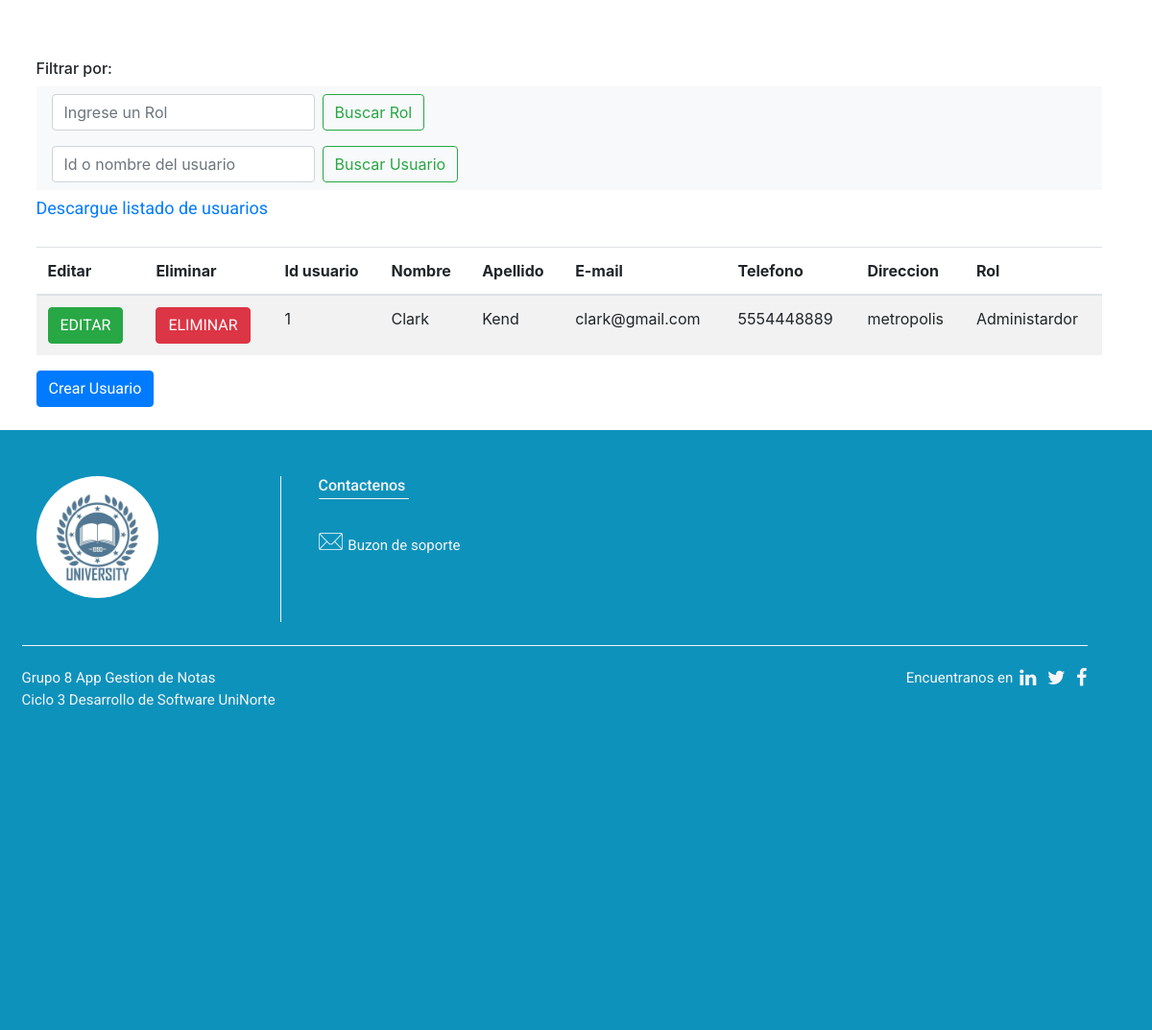
Page /administrador/gestionar-usuarios (lower part) on the earlier database version.
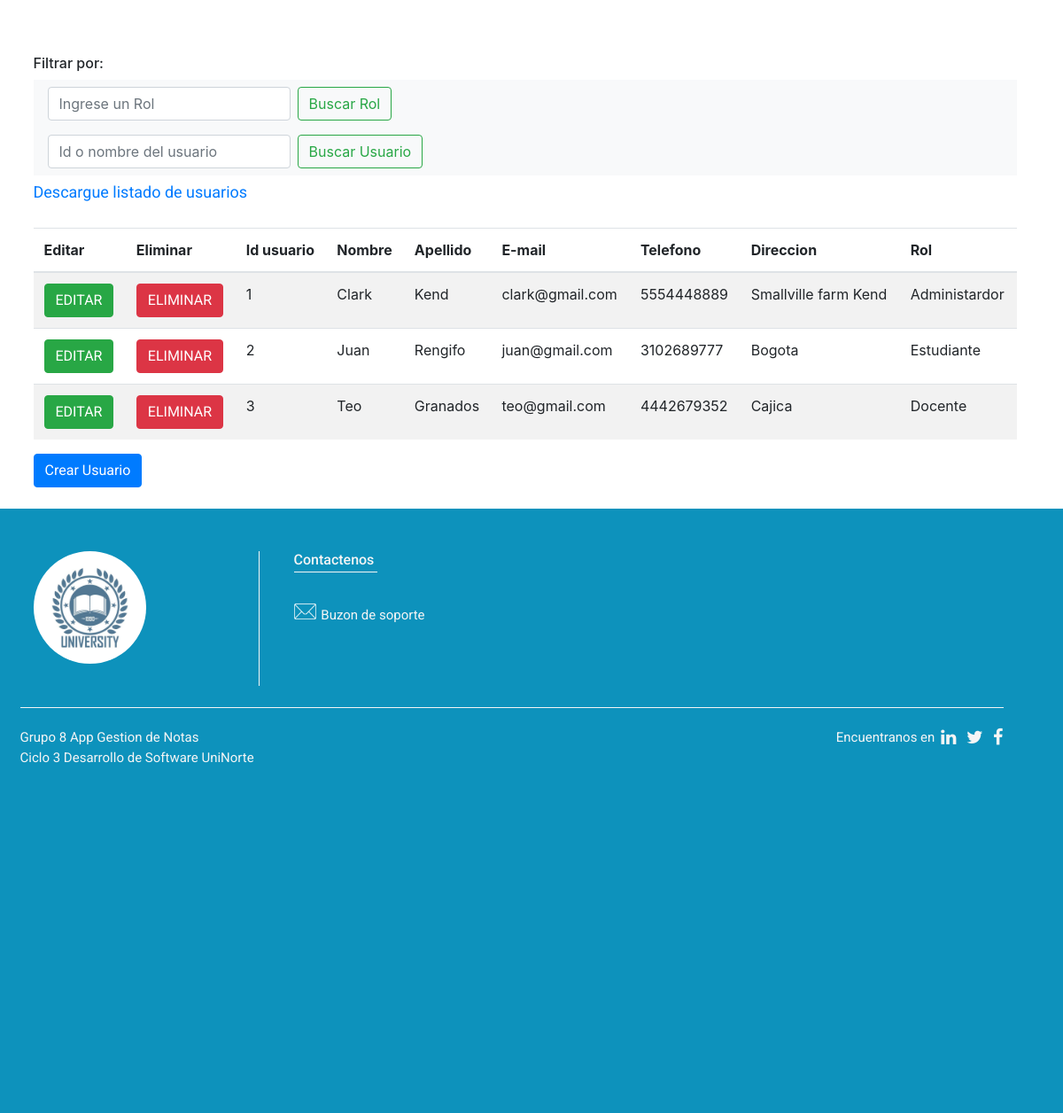
Same page on the later database version.
### tables this page shows
CREATE TABLE Usuarios (idUsuario INTEGER PRIMARY KEY AUTOINCREMENT NOT NULL, nombreUsuario VARCHAR (50) NOT NULL, apellidoUsuario VARCHAR (50) NOT NULL, correoUsuario VARCHAR (60) NOT NULL, telefonoUsuario INTEGER (10) NOT NULL, direccionUsuario VARCHAR (100) NOT NULL, password VARCHAR (100) NOT NULL, rol_id INTEGER REFERENCES Rol (idRol) NOT NULL);

### app.py (the view)
@app.route('/administrador/gestionar-usuarios')
def adminUsuario():
    listaUsuarios = Usuarios.get_all()
    if listaUsuarios:
        return render_template('administrador/admin_usuarios.html', listaUsuarios=listaUsuarios)
    return render_template('administrador/admin_usuarios.html')

### modelos/base_models.py (called while the page is built)
def conectarDb():
    try:
        conexion = sqlite3.connect('./db/appNotas.db')
        return conexion
    except Error as e:
        print("Fallo la coneccion a la base de datos Error:\n" + e)
    return None

def selectDb(_sql, args):
    try:
        conexion = conectarDb()
        if conexion:
            conexion.row_factory = dict_factory
            cursorObjeto = conexion.cursor()
            if args:
                cursorObjeto.execute(_sql, args)
            else:
                cursorObjeto.execute(_sql)
            filas = cursorObjeto.fetchall()
            cursorObjeto.close()
            conexion.close()
            return filas
        else:
            print("No se pudo conectar a la base de datos")
            return None
    except Error as e:
        print("Fallo al ejecutar el Select en la base de datos:\n" + e)
        return None

def dict_factory(cursor, row):
    d = {}
    for idx, col in enumerate(cursor.description):
        d[col[0]] = row[idx]
    return d

### modelos/classModels.py (called while the page is built)
    @staticmethod
    def get_all():
        return bm.selectDb("SELECT * FROM Usuarios", None)

### templates/administrador/admin_usuarios.html (shortened to what this page needs)
{% extends 'base.html' %}
{% block extras %}
    <link data-require="sweet-alert@*" data-semver="0.4.2" rel="stylesheet" href="https://cdnjs.cloudflare.com/ajax/libs/sweetalert/1.1.3/sweetalert.min.css" />
    <link rel="stylesheet" href="https://cdn.jsdelivr.net/npm/bootstrap@4.6.0/dist/css/bootstrap.min.css">
    <link rel="stylesheet" href="{{ url_for('static', filename='css/tablas.css') }}">
{% endblock %}
{% block menu %}
    {% include 'administrador/menu_admin.html' %}
{% endblock %}
{% block contenido %}
    {% include 'administrador/tablas/tbl_usuarios.html' %}
{% endblock %}

### templates/base.html (shortened to what this page needs)
<!DOCTYPE html>
<html lang="es">
<head>
    <link rel="stylesheet" href="{{ url_for('static', filename='css/base.css') }}">
    <link rel="stylesheet" href="https://maxcdn.bootstrapcdn.com/bootstrap/4.1.3/css/bootstrap.min.css">
    <link rel="stylesheet" href="https://cdnjs.cloudflare.com/ajax/libs/font-awesome/4.7.0/css/font-awesome.min.css">
      {% block extras %}
      {% endblock %}
</head>
<body>
    {% block menu %}
    {% endblock %}
            {% block contenido %}
            {% endblock %}
      </div>
   </div>
      {% include 'footer.html' %}
</body>
</html>

### templates/administrador/menu_admin.html (shortened to what this page needs)
   <div class="container-fluid">
    <div class="row">

### templates/administrador/tablas/tbl_usuarios.html (shortened to what this page needs)
<div class="container" id="tabla-standart">
    <h6>Filtrar por:</h6>
    <nav class="navbar navbar-light bg-light">
        <form class="form-inline">
          <input class="form-control mr-sm-2" type="search" placeholder="Ingrese un Rol" aria-label="Search">
          <button class="btn btn-outline-success my-2 my-sm-0" type="submit">Buscar Rol</button>
        </form>
      </nav>
      <nav class="navbar navbar-light bg-light">
        <form class="form-inline">
          <input class="form-control mr-sm-2" type="search" placeholder="Id o nombre del usuario" aria-label="Search">
          <button class="btn btn-outline-success my-2 my-sm-0" type="submit">Buscar Usuario</button>
        </form>
      </nav>
    <a class="navbar-brand" href="#" style="font-size: 18px;">Descargue listado de usuarios
    </a>
    <table class="table table-striped" style="margin-top:2%">
        <thead>
        <tr>
            <th scope="col">Editar</th>
            <th scope="col">Eliminar</th>
            <th scope="col">Id usuario</th>
            <th scope="col">Nombre</th>
            <th scope="col">Apellido</th>
            <th scope="col">E-mail</th>
            <th scope="col">Telefono</th>
            <th scope="col">Direccion</th>
            <th scope="col">Rol</th>
        </tr>
        </thead>
        <tbody id="datavendedor">
          {% if listaUsuarios %}
            {% for item in listaUsuarios %}
            <tr>
                <th scope='row'>
                    <a id="btnCalificar" class="btn btn-success" href="{{url_for('editarUsuario', idUsuario=item.idUsuario)}}" role="button">EDITAR</a></th>
                <td><a id="btnCalificar" class="btn btn-danger" href="{{url_for('eliminarUsuario', idUsuario=item.idUsuario )}}" role="button">ELIMINAR</a></td>
                <td>{{ item.idUsuario }}</td>
                <td>{{ item.nombreUsuario }}</td>
                <td>{{ item.apellidoUsuario }}</td>
                <td>{{ item.correoUsuario }}</td>
                <td>{{ item.telefonoUsuario }}</td>
                <td>{{ item.direccionUsuario }}</td>
                {% if item.rol_id == 1 %}
                  <td>Docente</td>
                  {% endif %}
                {% if item.rol_id == 2 %}
                  <td>Estudiante</td>
                {% endif %}
                {% if item.rol_id == 3 %}
                  <td>Administardor</td>
                {% endif %}
            </tr>
            {% endfor %}
          {% endif %}
        </tbody>
    </table>
    <a id="btnCalificar" class="btn btn-primary" href="{{url_for('crearUsuario')}}" role="button">Crear Usuario</a>
</div>

### templates/footer.html
<footer class="container-fluid bg-grey py-5">
    <div class="container">
       <div class="row">
          <div class="col-md-6">
             <div class="row">
                <div class="col-md-6 ">
                   <div class="logo-part">
                      <img src="{{ url_for('static', filename='img/logo.jpg') }}" class="w-50 logo-footer">
                   </div>
                </div>
                <div class="col-md-6 px-4">
                   <h6>Contactenos</h6>
                   <div id="e-mail">
                    <img src="{{ url_for('static', filename='img/email-white.png') }}" style=" width: 25px;" id="mail-logo">
                    <a href="#" id="soporte">
                      <p>Buzon de soporte</p>
                    </a>
                   </div>
                </div>
             </div>
          </div>
       </div>
       <br>
       <div id="line-up" class="row">
           <p>Grupo 8 App Gestion de Notas <br> Ciclo 3 Desarrollo de Software UniNorte</p>
           <div id="icons">
              <p>Encuentranos en  </p>
              <div class="social">
                 <a href="#"><i class="fa fa-linkedin" aria-hidden="true"></i></a>
                 <a href="#"><i class="fa fa-twitter" aria-hidden="true"></i></a>
                 <a href="#"><i class="fa fa-facebook" aria-hidden="true"></i></a>
              </div>
           </div>
       </div>
    </div>
</footer>

### static/css/base.css (style rules this page uses)
html { min-height: 100%; }
body { margin: 0px; margin-bottom: 40px; }
footer { color: #f5f5f5; position: absolute; width: 100%; margin-top: 2%; margin-bottom: 0%; }
footer p, a { font-size: 15px; font-family: 'Roboto', sans-serif; }
footer h6 { font-family: 'Roboto', sans-serif; margin-bottom: 40px; position: relative; }
footer h6:after { position: absolute; content:""; background: #f5f5f5; width: 40%; height: 1px; left: 0; bottom: -5px; }
.container-fluid { padding-left: 0px !important; }
.bg-grey { background: rgba(13, 146, 188, 1); height: 32%; }
.logo-footer { margin-bottom: 10%; border-radius: 50%; }
.social .fa { color: #f5f5f5; font-size: 20px; margin-left: 7px; }
.logo-part { border-right: 1px solid #f5f5f5; height: 100%; }
#line-up { border-top: 1px solid #f5f5f5; width: 100%; justify-content: space-between; padding-top: 2%; }
#icons { display: inline-flex; }
#e-mail { display: flex; align-items: baseline; margin-right: 1%; }
#mail-logo { margin-right: 2.5%; }
#soporte { color: #f5f5f5; }
.bg-light { background-color: darkgrey !important; }

### static/css/tablas.css (style rules this page uses)
#tabla-standart { padding-top: 1%; }

Differences in the rows shown:
changed Usuarios "Clark": direccionUsuario "metropolis" → "Smallville farm Kend"
added Usuarios: idUsuario "2", nombreUsuario "Juan", apellidoUsuario "Rengifo", correoUsuario "juan@gmail.com", telefonoUsuario "3102689777", direccionUsuario "Bogota", shows "Estudiante"
added Usuarios: idUsuario "3", nombreUsuario "Teo", apellidoUsuario "Granados", correoUsuario "teo@gmail.com", telefonoUsuario "4442679352", direccionUsuario "Cajica", shows "Docente"
